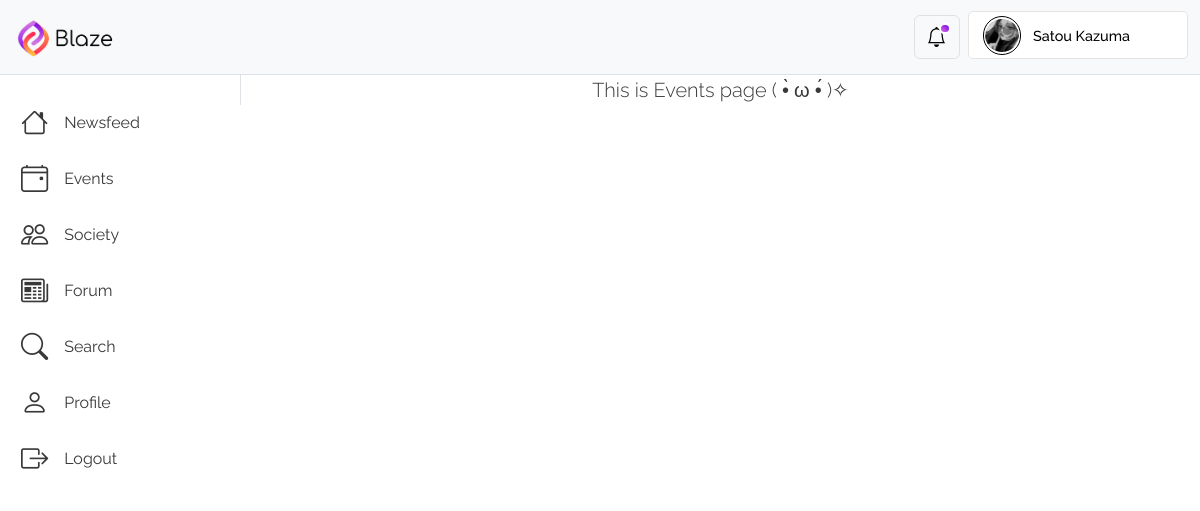
The page /events/ (signed in) on the database its author committed.
### BlazeApp/models.py (models this page shows)
class User(AbstractUser):
    profile_picture = models.ImageField(
        upload_to="profile_pics/",
        blank=True,
        null=True,
        default="profile_pics/Default_Profile_Picture.png",
        validators=[
            FileExtensionValidator(
                allowed_extensions=["jpg", "jpeg", "png"]
            ),  # Restrict allowed file extensions
            validate_profilePicture_size,  # Set a maximum file size limit (7 MB in this example)
        ],
    )
    follow = models.ManyToManyField(
        "self", symmetrical=False, related_name="followers", blank=True
    )
    class Meta:
        verbose_name = "User"
        verbose_name_plural = "Users"

### BlazeApp/views.py (the view)
# urls.py: path("events/", login_required(views.events), name="events"),
def events(request):
    return render(request, "BlazeApp/events.html")

### BlazeApp/templates/BlazeApp/events.html (shortened to what this page needs)
{% extends 'BlazeApp/base.html' %}
{% load static %}
{% block content %}
  <div class="content-d border border-top-0 border-bottom-0 border-end-0 col">
    <div class="lead d-flex justify-content-center align-items-center" style="height: 60%;">This is Events page ( •̀ ω •́ )✧</div>
  </div>
{% endblock %}

### BlazeApp/templates/BlazeApp/base.html (shortened to what this page needs)
{% load static %}
<!DOCTYPE html>
<html lang="en">
  <head>
    <link href="https://cdn.jsdelivr.net/npm/bootstrap@5.3.1/dist/css/bootstrap.min.css" rel="stylesheet" />
    <link rel="stylesheet" href="https://cdn.jsdelivr.net/npm/bootstrap-icons@1.10.5/font/bootstrap-icons.css" />
    <link href="{% static 'BlazeApp/base.css' %}" rel="stylesheet" />
  </head>
  <body>
    {% block navbar %}
      <nav class="navbar bg-body-tertiary border-bottom position-sticky">
        <div class="container-xxl">
          <a class="navbar-brand" href="{% url 'BlazeApp:newsfeed' %}"><img src="{% static 'BlazeApp/logo.png' %}" alt="Logo" width="110px" height="auto" class="d-inline-block align-text-top" /></a>
          <div class="d-flex align-items-center">
            <button class="btn btn-light border mx-2 fs-5 position-relative noti-btn" type="button" data-bs-toggle="offcanvas" data-bs-target="#NotificationOffcanvas" aria-controls="offcanvasNotification"><div id="noti-indicator"></div><i class="bi bi-bell"></i></button>
            <div class="dropdown-center nav-profile-d col-md-2 d-lg-block d-none">
              <button class="nav-profile d-flex align-items-center justify-content-around" data-bs-toggle="dropdown" aria-expanded="false">
                <div class="nav-profile-pic-cover d-flex justify-content-center align-items-center mx-2" style="width: 2.4rem; height: 2.4rem;">
                  <div class="nav-profile-pic">
                    <img src="{{ user.profile_picture.url }}" alt="profile-picture" />
                  </div>
                </div>
                <div class="nav-profile-name text-start text-truncate fw-medium mx-1 d-lg-block d-none">{{ user.first_name }} {{ user.last_name }}</div>
              </button>
            </div>
          </div>
        </div>
      </nav>
    {% endblock %}
    <div class="container-xxl d-flex" style="padding: 0px;">
      {% block body %}
        <div class="side-panel-d d-none d-md-block">
          <a href="{% url 'BlazeApp:newsfeed' %}">
            <div class="side-panel-item d-flex align-items-center fw-normal rounded mx-1 mt-4">
              <i class="ms-3 me-3 bi bi-house"></i>Newsfeed
            </div>
          </a>
          <a href="{% url 'BlazeApp:events' %}">
            <div class="side-panel-item d-flex align-items-center fw-normal rounded mx-1 mt-2">
              <i class="ms-3 me-3 bi bi-calendar4-event"></i>Events
            </div>
          </a>
          <a href="{% url 'BlazeApp:society' %}">
            <div class="side-panel-item d-flex align-items-center fw-normal rounded mx-1 mt-2">
              <i class="ms-3 me-3 bi bi-people"></i>Society
            </div>
          </a>
          <a href="{% url 'BlazeApp:newsfeed' %}">
            <div class="side-panel-item d-flex align-items-center fw-normal rounded mx-1 mt-2">
              <i class="ms-3 me-3 bi bi-newspaper"></i>Forum
            </div>
          </a>
          <div class="side-panel-item d-flex align-items-center fw-normal rounded mx-1 mt-2" data-bs-toggle="modal" data-bs-target="#searchBar">
            <i class="ms-3 me-3 bi bi-search"></i>Search
          </div>
          <a href="{% url 'BlazeApp:profile' %}">
            <div class="side-panel-item d-flex align-items-center fw-normal rounded mx-1 mt-2">
              <i class="ms-3 me-3 bi bi-person"></i>Profile
            </div>
          </a>
          <a href="{% url 'BlazeApp:user_logout' %}">
            <div class="side-panel-item d-flex align-items-center fw-normal rounded mx-1 mt-2">
              <i class="ms-3 me-3 bi bi-box-arrow-right"></i>Logout
            </div>
          </a>
        </div>
        {% block content %}
        {% endblock %}
      {% endblock %}
    </div>
  </body>
</html>

### BlazeApp/static/BlazeApp/base.css (style rules this page uses)
body { font-family: 'Raleway', sans-serif; color: #393939; }
a { text-decoration: none; color: #393939; }
.navbar { top: 0; z-index: 100; }
.nav-profile-d { height: 3.2rem; width: max-content; }
.nav-profile { width: max-content; height: 3rem; border: 1px solid #E5E4E2; border-radius: 5px; background-color: white; outline: none; transition: 0.25s ease-in-out; }
.nav-profile-pic { border-radius: 50%; overflow: hidden; }
.nav-profile-pic-cover { border: 1px solid black; border-radius: 50%; width: 3rem; height: 3rem; cursor: pointer; }
.nav-profile-pic>img { width: 2.1rem; height: 2.1rem; border-radius: 50%; }
.nav-profile-name { width: 9rem; font-size: 0.9rem; }
#noti-indicator { background: linear-gradient(to left bottom, #8100E6, #D175E0); width: 0.7rem; height: 0.7rem; position: absolute; border-radius: 50%; right: 8px; top: 7px; border: 2px solid white; transition: 0.1s ease-in-out; }
.side-panel-d { width: 15rem; max-height: calc(100vh - 75px); overflow: auto; position: sticky; top: 75px; z-index: 101; }
.side-panel-item { color: #393939; height: 3rem; cursor: pointer; font-size: 1rem; border: 1px solid transparent; transition: 0.15s ease-in-out; }
.side-panel-item i { font-size: 1.7rem; }
.content-d { height: max-content; }

### rows shown on the page
User: profile_picture (picture), first_name "Satou", last_name "Kazuma"
